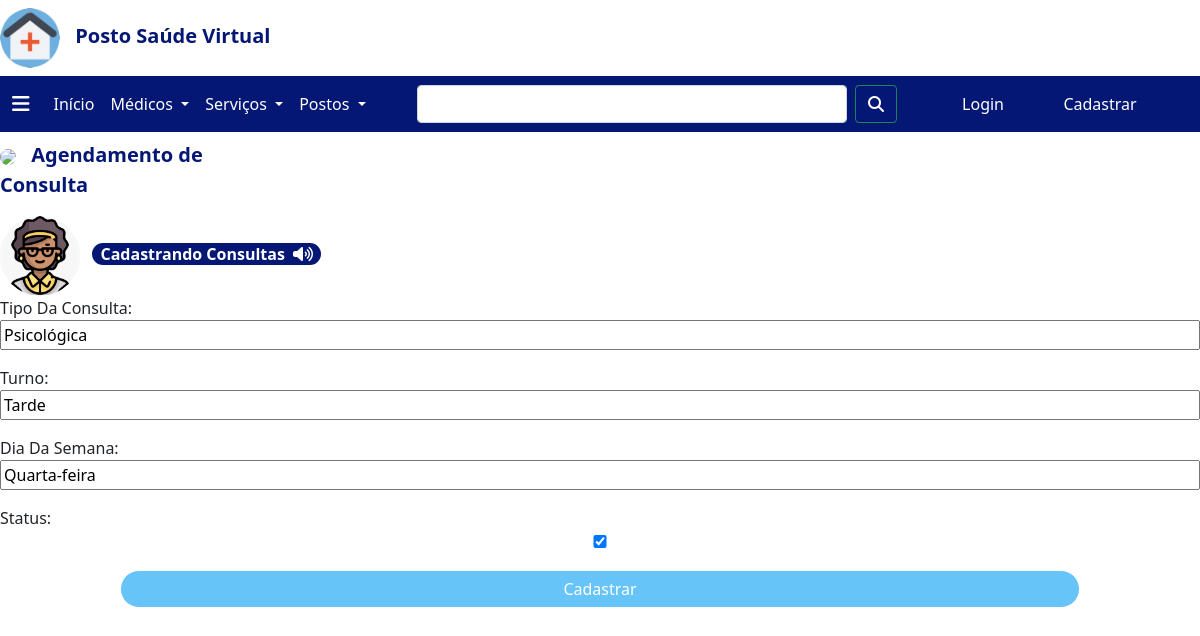
Screenshot of /agendarConsultaP2/editar/1 with the database file from the repository.
### agendarConsultaP2/models.py (models this page shows, shortened)
class Agendamento(models.Model):
    tipo_Da_Consulta = models.CharField(max_length=256)
    turno = models.CharField(max_length=256)
    dia_Da_Semana = models.CharField(max_length=256)
    status = models.BooleanField(default=True)

### agendarConsultaP2/views.py (the view)
# urls.py: path('editar/<int:pk>', AgendamentoUpdateView.as_view(), name='consulta.editar'),
class AgendamentoUpdateView(UpdateView):
    model = Agendamento
    form_class = AgendamentoForm
    success_url = '/agendarConsultaP2/'

### agendarConsultaP2/forms.py
class AgendamentoForm(forms.ModelForm):
    class Meta:
        model = Agendamento
        fields = ('tipo_Da_Consulta','turno','dia_Da_Semana','status')

### agendarConsultaP2/templates/agendarConsultaP2/agendamento_form.html (shortened to what this page needs)
{% extends 'menu.html' %}
{% load static %}
{% block content %}
<link rel="stylesheet" href="{% static 'css/agendamento_form.css' %}">
<body>
<div class="cabecalho-logo">
    <header class="cabecalho">
        <img class="logo" src="https://i.ibb.co/Zhy8pm1/agendamento-Consulta.png">
        <span><strong>Agendamento de Consulta</strong></span>
    </header>
</div>
<div class="atendenteAg">
    <header class="header-atendente">
        <img class="atendente-img" src="{% static 'img/atendente.png' %}">
        <span><strong id="atendente-voice">&nbsp; Cadastrando Consultas<i class="fa-solid fa-volume-high" id="sound"></i></strong></span>
    </header>
</div>
<form method="post">
      {{ form.as_p}}
    <button class="btn btn-success" id="cadastrar" type="submit">Cadastrar</button>
</form>
</body>
{% endblock %}

### static/css/menu.css (style rules this page uses)
.cabecalho { width: 23vw; color: #051775; font-size: 15pt; }
.logo { width: 5vw; border-radius: 100%; }
strong { margin-left: 0.5em; }
.cabecalho-logo { margin-top: 0.5em; }
.btn { background: none; color: #ffffff; }

### static/css/agendamento_form.css (style rules this page uses)
.atendente-img { height: 10vh; border-radius: 100%; }
#atendente-voice { background-color: #051775; color: #ffffff; border-radius: 50px 50px 50px 50px; }
#sound { margin: 0.5em; }
.atendenteAg { margin-top: 1em; }
input { width: 100%; }
#cadastrar { margin-left: 10%; width: 80%; background-color: #66C4F9; border-radius: 50px 50px 50px 50px; }
.btn-success { border-color:white; }

### rows the page displays
Agendamento: tipo_Da_Consulta "Psicológica", turno "Tarde", dia_Da_Semana "Quarta-feira", status "☑"
